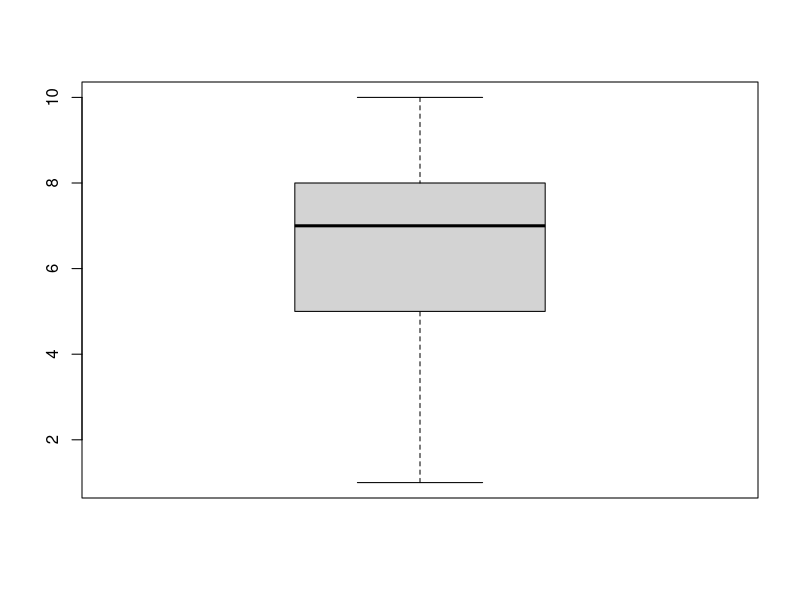
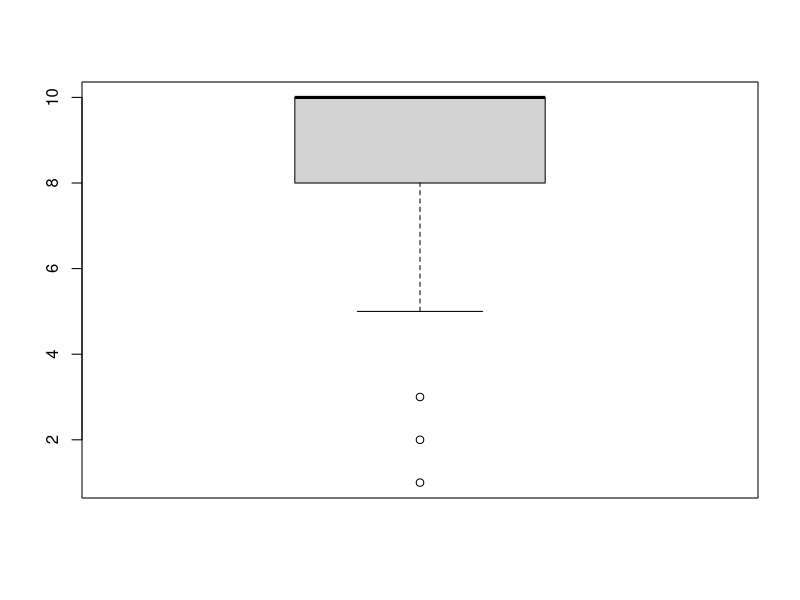
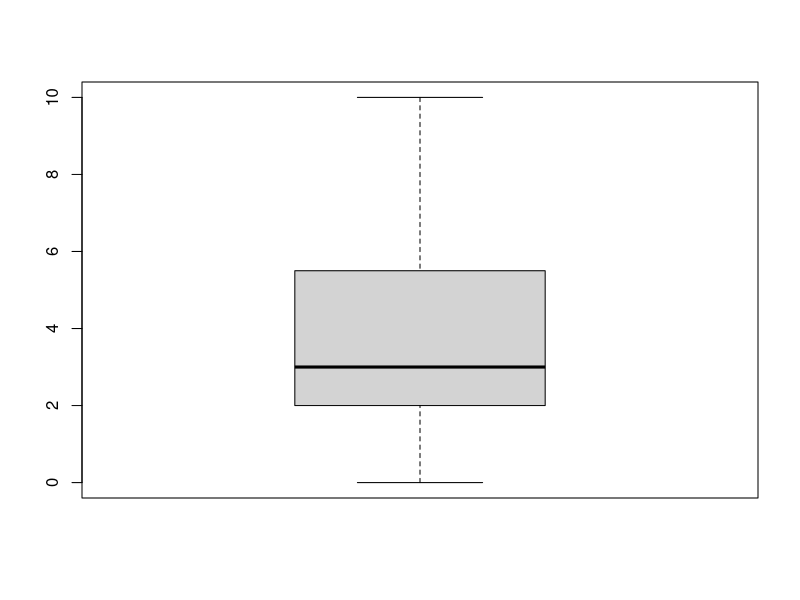
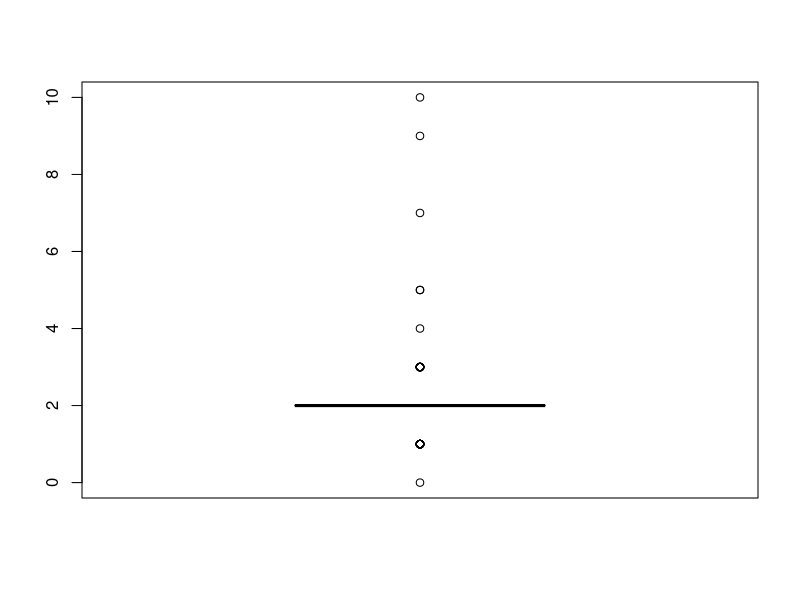
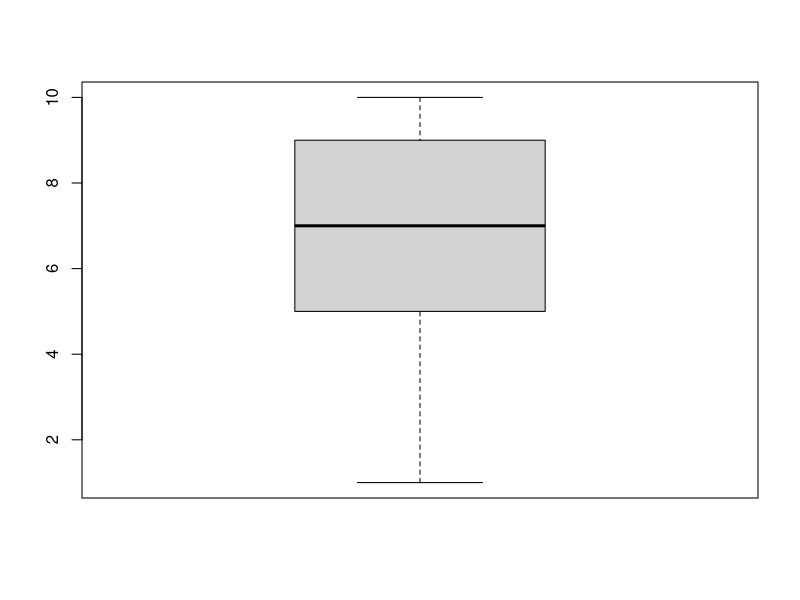

Write the R code that produced these figures, in order. (Note: this script raises an error after producing the figures.)
## ---- chunk 1
knitr::opts_chunk$set(echo = FALSE)
alumnos <-read.csv("dataset-alumnos-v2.csv")
library("e1071")

## ---- chunk 2
summary(cars)
## ---- chunk 3
summary(alumnos)
## ---- chunk 4
skewness(alumnos$gusto_por_las_matematicas)
boxplot(alumnos$gusto_por_las_matematicas)
## ---- chunk 5
skewness(alumnos$utilidad_de_matematicas)
boxplot(alumnos$utilidad_de_matematicas)
## ---- chunk 6
skewness(alumnos$tiempo_computadora_por_dia)
boxplot(alumnos$tiempo_computadora_por_dia)
## ---- chunk 7
skewness(alumnos$numero_de_idiomas)
boxplot(alumnos$numero_de_idiomas)
## ---- chunk 8
skewness(alumnos$gusto_por_cocinar)
boxplot(alumnos$gusto_por_cocinar)
## ---- chunk 9
skewness(alumnos$horas_de_ejercicio_por_semana)
boxplot(alumnos$horas_de_ejercicio_por_semana)
## ---- chunk 10
skewness(alumnos$promedio_de_horas_clase)
boxplot(alumnos$promedio_de_horas_clase)
## ---- chunk 11
skewness(alumnos$nivel_de_sociable)
boxplot(alumnos$nivel_de_sociable)
## ---- chunk 12
skewness(alumnos$libros_escolares_al_semestre)
boxplot(alumnos$libros_escolares_al_semestre)
## ---- chunk 13
skewness(alumnos$gusto_trabajo_en_equipo)
boxplot(alumnos$gusto_trabajo_en_equipo)
## ---- chunk 14
boxplot(alumnos$importancia_por_la_apariencia_personal_en_clase)
## ---- chunk 15
boxplot(alumnos$horas_de_videojuegos_al_dia)
## ---- chunk 16
boxplot(alumnos$tolerancia_por_la_sangre)
## ---- chunk 17
boxplot(alumnos$gusto_de_trabajar_con_sustancias)
## ---- chunk 18
boxplot(alumnos$solidaridad)
## ---- chunk 19
boxplot(alumnos$viajes_al_ano)
## ---- chunk 20
boxplot(alumnos$conocimiento_por_la_cultura_de_tu_estado)
## ---- chunk 21
boxplot(alumnos$destreza_fisica)
## ---- chunk 22
boxplot(alumnos$destreza_mental)
## ---- chunk 23
boxplot(alumnos$herramientas_adicionales)
## ---- chunk 24
normalize = function(x){
  return((x-min(x)) / (max(x)-min(x)))
}
alumnos[3:25]
alumnos[alumnos=="NA"] <- 0
alumnos_n = sapply(alumnos[3:25],normalize)
str(alumnos_n)
